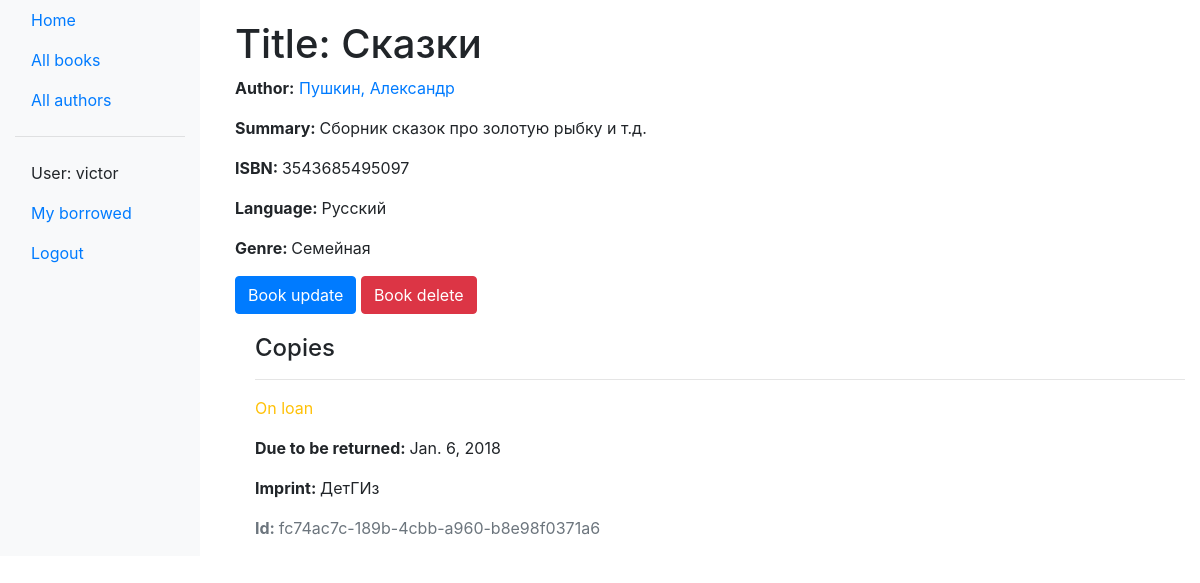
The page /catalog/books/1 (signed in) on the database its author committed.
### catalog/models.py (models this page shows, shortened)
class Book(models.Model):
    title = models.CharField(max_length=200, help_text='Enter book title')
    author = models.ForeignKey('Author', on_delete=models.SET_NULL, null=True)
    summary = models.TextField(max_length=1000, help_text='Enter a brief description of the book')
    isbn = models.CharField('ISBN', max_length=13, help_text='13 Character <a href="https://www.isbn-international.org/content/what-isbn">ISBN number</a>')
    genre = models.ManyToManyField(Genre, help_text='Select a genre for this book')
    language = models.ForeignKey('Language', on_delete=models.SET_NULL, null=True)
    def display_genre(self):
        """

        """
        return ', '.join([genre.name for genre in self.genre.all()[:3]])
    display_genre.short_description = 'Genre'

class Author(models.Model):
    first_name = models.CharField(max_length=100)
    last_name = models.CharField(max_length=100)
    date_of_birth = models.DateField(null=True, blank=True)
    date_of_death = models.DateField('Died', null=True, blank=True)
    class Meta:
        ordering = ['last_name']
    def __str__(self):
        return '{0}, {1}'.format(self.last_name, self.first_name)

class Language(models.Model):
    name = models.CharField(max_length=200, help_text="Enter the book's natural language (e.g. English, French, Japanese)")
    def __str__(self):
        return self.name

class Genre(models.Model):
    name = models.CharField(max_length=200, help_text='Enter a book genre')
    def __str__(self):
        return self.name

class BookInstance(models.Model):
    id = models.UUIDField(primary_key=True, default=uuid.uuid4, help_text='Unoque ID for this particular book cross whole library')
    book = models.ForeignKey('Book', on_delete=models.SET_NULL, null=True)
    imprint = models.CharField(max_length=200)
    due_back = models.DateField(null=True, blank=True)
    borrower = models.ForeignKey(User, on_delete=models.SET_NULL, null=True, blank=True)
    LOAN_STATUS = (
        ('m', 'Maintenance'),
        ('o', 'On loan'),
        ('a', 'Available'),
        ('r', 'Reserved'),
    )
    status = models.CharField(max_length=1, choices=LOAN_STATUS, blank=True, default='m', help_text='Book availability')
    class Meta:
        ordering = ['due_back']
        permissions = (('can_mark_returned', 'Set book as returned'),)

### catalog/views.py (the view)
# urls.py: url(r'^books/(?P<pk>\d+)$', views.BookDetailView.as_view(), name='book-detail'),
class BookDetailView(LoginRequiredMixin, DetailView):
    model = Book

### catalog/templates/catalog/book_detail.html
{% extends 'base.html' %}
{% load bootstrap4 %}
{% block content %}
<div style="margin-left:20px; margin-top:20px">
    <h1>Title: {{ book.title }}</h1>
    <p><strong>Author:</strong> <a href="{% url 'author-detail' book.author.pk %}">{{ book.author }}</a></p>
    <p><strong>Summary: </strong>{{ book.summary }}</p>
    <p><strong>ISBN: </strong>{{ book.isbn }}</p>
    <p><strong>Language: </strong>{{ book.language }}</p>
    <p><strong>Genre: </strong>{% for genre in book.genre.all %} {{ genre }}{% if not forloop.last %}, {% endif %}{% endfor %}</p>
    {% buttons %}
        <a class="btn btn-primary" href="{% url 'book-update' book.pk %}" role="button">Book update</a>
        <a class="btn btn-danger" href="{% url 'book-delete' book.pk %}" role="button">Book delete</a>
    {% endbuttons %}
   <div style="margin-left:20px; margin-top:20px">
        <h4>Copies</h4>
        {% for copy in book.bookinstance_set.all %}
            <hr>
            <p class="{% if copy.status == 'a' %}text-success{% elif copy.status == 'd' %}text-danger{% else %}text-warning{% endif %}">{{ copy.get_status_display }}</p>
            {% if copy.status != 'a' %}<p><strong>Due to be returned: </strong>{{ copy.due_back }}</p>{% endif %}
            <p><strong>Imprint: </strong>{{ copy.imprint }}</p>
            <p class="text-muted"><strong>Id: </strong>{{ copy.id }}</p>
        {% endfor %}
    </div>
</div>
{% endblock %}

### catalog/templates/base.html (shortened to what this page needs)
<!DOCTYPE html>
<html lang="en">
    <head>
        <link rel="stylesheet" href="https://stackpath.bootstrapcdn.com/bootstrap/4.1.3/css/bootstrap.min.css">
        {% load static %}
        <link rel="stylesheet" href="{% static '/css/styles.css' %}">
    </head>
    <body>
        <div class="container-fluid">
            <div class="row">
                <nav class="col-sm-2 -none d-md-block bg-light sidebar">
                    {% block sidebar %}
                    <ul class="nav flex-column">
                        <li class="nav-item"><a class="nav-link" href="{% url 'index' %}">Home</a></li>
                        <li class="nav-item"><a class="nav-link" href="{% url 'books' %}">All books</a></li>
                        <li class="nav-item"><a class="nav-link" href="{% url 'authors' %}">All authors</a></li>
                        <div>
                            <hr>
                        {% if user.is_authenticated %}
                            <li class="nav-item"><a class="nav-link">User: {{ user.get_username }}</a></li>
                            <li class="nav-item"><a class="nav-link" href="{% url 'my-borrowed' %}">My borrowed</a></li>
                            {% if perms.catalog.can_mark_returned %}
                                <li class="nav-item"><a class="nav-link" href="{% url 'logout' %}?next=/catalog/">Logout</a></li>
                                <div>
                                    <hr>
                                    <li class="nav-item"><a class="nav-link">Staff</a></li>
                                    <li class="nav-item"><a class="nav-link" href="{% url 'all-borrowed' %}">All borrowed</a></li>
                                </div>
                           {% else %}
                                <li class="nav-item"><a class="nav-link" href="{% url 'logout' %}?next={{ request.path }}">Logout</a></li>
                            {% endif %}
                        {% else %}
                            <li class="nav-item"><a class="nav-link" href="{% url 'login' %}?next={{ request.path }}">Login</a></li>
                       {% endif %}
                        </div>
                     </ul>
                    {% endblock %}
                </nav>
                <div class="col-sm-10">
                    {% block content %}
                    {% endblock %}
                </div>
            </div>
        </div>
    </body>
</html>

### rows shown on the page
Book: title "Сказки", author "Пушкин, Александр", summary "Сборник сказок про золотую рыбку и т.д.", isbn "3543685495097", language "Русский"
Genre: name "Семейная"
BookInstance: status "On loan", due_back "Jan. 6, 2018", imprint "ДетГИз", id "fc74ac7c-189b-4cbb-a960-b8e98f0371a6"

### other values the page prints
{{ user.get_username }} "victor"
